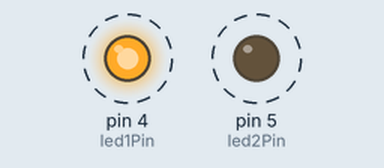
Simulated run of this sketch. Board: Arduino Uno, built with avr-gcc and run on an emulated ATmega328P. Shown: output pins drawn as LEDs (lit = HIGH). Dashed ring = blinking. What the sketch prints to the serial monitor is not drawn.

Above: at 0.5 s.
Timing chart, 0 to 4.6 s (numbered marks = the images above):
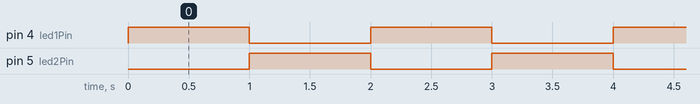

The sketch:

blink_2_LED.ino
```cpp
int led1Pin = 4;
int led2Pin = 5;

void setup() {
  Serial.begin(9600);
  pinMode(led1Pin, OUTPUT);
  pinMode(led2Pin, OUTPUT);

  digitalWrite(led1Pin, LOW);
  digitalWrite(led2Pin, LOW);
  Serial.println(" high");

}

void loop() {

  digitalWrite(led1Pin, HIGH);
  Serial.println("led1Pin high");
  delay(1000);
  digitalWrite(led1Pin, LOW);

  digitalWrite(led2Pin, HIGH);
  Serial.println("led2Pin high");
  delay(1000);
  digitalWrite(led2Pin, LOW);


}
```

Measured:
- by itself, pin 4 (led1Pin), pin 5 (led2Pin): alternates HIGH for 1.0 s and LOW for 1.0 s
- by itself, everything shown: repeats every 2.0 s, in 3 steps
